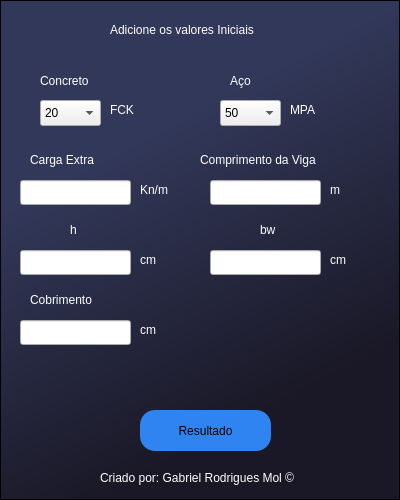
<?xml version="1.0" encoding="UTF-8"?>
<ui version="4.0">
 <class>Dialog</class>
 <widget class="QDialog" name="Dialog">
  <property name="geometry">
   <rect>
    <x>0</x>
    <y>0</y>
    <width>400</width>
    <height>500</height>
   </rect>
  </property>
  <property name="windowTitle">
   <string>Dialog</string>
  </property>
  <widget class="QWidget" name="bgwidget" native="true">
   <property name="geometry">
    <rect>
     <x>0</x>
     <y>0</y>
     <width>400</width>
     <height>500</height>
    </rect>
   </property>
   <property name="styleSheet">
    <string notr="true">QWidget#bgwidget{
background-color: qlineargradient(spread:pad, x1:0, y1:1, x2:0, y2:0.301, stop:0 rgba(50, 56, 89, 255), stop:1 rgba(26, 24, 38, 255));}</string>
   </property>
   <widget class="QFrame" name="lframe">
    <property name="geometry">
     <rect>
      <x>0</x>
      <y>0</y>
      <width>400</width>
      <height>500</height>
     </rect>
    </property>
    <property name="styleSheet">
     <string notr="true">QWidget#lframe{
background-color: qlineargradient(spread:pad, x1:0, y1:0.426136, x2:0.244, y2:1, stop:0 rgba(50, 56, 89, 255), stop:1 rgba(26, 24, 38, 255));}</string>
    </property>
    <property name="frameShape">
     <enum>QFrame::StyledPanel</enum>
    </property>
    <property name="frameShadow">
     <enum>QFrame::Raised</enum>
    </property>
    <widget class="QComboBox" name="cboxconcreto">
     <property name="geometry">
      <rect>
       <x>40</x>
       <y>100</y>
       <width>61</width>
       <height>26</height>
      </rect>
     </property>
     <property name="styleSheet">
      <string notr="true">font: 12pt &quot;Tahoma&quot;;</string>
     </property>
     <item>
      <property name="text">
       <string>20</string>
      </property>
     </item>
     <item>
      <property name="text">
       <string>25</string>
      </property>
     </item>
     <item>
      <property name="text">
       <string>30</string>
      </property>
     </item>
    </widget>
    <widget class="QLabel" name="PMD_Full_3">
     <property name="geometry">
      <rect>
       <x>110</x>
       <y>20</y>
       <width>191</width>
       <height>20</height>
      </rect>
     </property>
     <property name="styleSheet">
      <string notr="true">font: 12pt &quot;Tahoma&quot;; color: rgb(255, 255, 255)</string>
     </property>
     <property name="text">
      <string>Adicione os valores Iniciais</string>
     </property>
    </widget>
    <widget class="QPushButton" name="bresultado">
     <property name="geometry">
      <rect>
       <x>140</x>
       <y>410</y>
       <width>131</width>
       <height>41</height>
      </rect>
     </property>
     <property name="styleSheet">
      <string notr="true">border-radius:15px;
background-color: rgb(48, 132, 242);
font: 18pt &quot;Tahoma&quot;;</string>
     </property>
     <property name="text">
      <string>Resultado</string>
     </property>
    </widget>
    <widget class="QLabel" name="PMD_Full_4">
     <property name="geometry">
      <rect>
       <x>100</x>
       <y>470</y>
       <width>210</width>
       <height>16</height>
      </rect>
     </property>
     <property name="styleSheet">
      <string notr="true">font: 10pt &quot;Tahoma&quot;; color: rgb(255, 255, 255)</string>
     </property>
     <property name="text">
      <string>Criado por: Gabriel Rodrigues Mol ©</string>
     </property>
    </widget>
    <widget class="QLabel" name="label">
     <property name="geometry">
      <rect>
       <x>40</x>
       <y>70</y>
       <width>66</width>
       <height>21</height>
      </rect>
     </property>
     <property name="styleSheet">
      <string notr="true">font: 13pt &quot;Tahoma&quot;;color:rgb(255, 255, 255)</string>
     </property>
     <property name="text">
      <string>Concreto</string>
     </property>
    </widget>
    <widget class="QLabel" name="label_2">
     <property name="geometry">
      <rect>
       <x>110</x>
       <y>100</y>
       <width>27</width>
       <height>20</height>
      </rect>
     </property>
     <property name="styleSheet">
      <string notr="true">font: 12pt &quot;Tahoma&quot;;color:rgb(255, 255, 255)</string>
     </property>
     <property name="text">
      <string>FCK</string>
     </property>
    </widget>
    <widget class="QLabel" name="label_3">
     <property name="geometry">
      <rect>
       <x>230</x>
       <y>70</y>
       <width>28</width>
       <height>21</height>
      </rect>
     </property>
     <property name="styleSheet">
      <string notr="true">font: 13pt &quot;Tahoma&quot;;color:rgb(255, 255, 255)</string>
     </property>
     <property name="text">
      <string>Aço</string>
     </property>
    </widget>
    <widget class="QLabel" name="label_4">
     <property name="geometry">
      <rect>
       <x>290</x>
       <y>100</y>
       <width>32</width>
       <height>20</height>
      </rect>
     </property>
     <property name="styleSheet">
      <string notr="true">font: 12pt &quot;Tahoma&quot;;color:rgb(255, 255, 255)</string>
     </property>
     <property name="text">
      <string>MPA</string>
     </property>
    </widget>
    <widget class="QComboBox" name="cboxaco">
     <property name="geometry">
      <rect>
       <x>220</x>
       <y>100</y>
       <width>61</width>
       <height>26</height>
      </rect>
     </property>
     <property name="styleSheet">
      <string notr="true">font: 12pt &quot;Tahoma&quot;;</string>
     </property>
     <item>
      <property name="text">
       <string>50</string>
      </property>
     </item>
     <item>
      <property name="text">
       <string>60</string>
      </property>
     </item>
    </widget>
    <widget class="QLabel" name="label_5">
     <property name="geometry">
      <rect>
       <x>30</x>
       <y>150</y>
       <width>91</width>
       <height>20</height>
      </rect>
     </property>
     <property name="styleSheet">
      <string notr="true">font: 12pt &quot;Tahoma&quot;;color:rgb(255, 255, 255)</string>
     </property>
     <property name="text">
      <string>Carga Extra</string>
     </property>
    </widget>
    <widget class="QLineEdit" name="cargaextra">
     <property name="geometry">
      <rect>
       <x>20</x>
       <y>180</y>
       <width>111</width>
       <height>25</height>
      </rect>
     </property>
     <property name="styleSheet">
      <string notr="true">font: 12pt &quot;Tahoma&quot;;</string>
     </property>
    </widget>
    <widget class="QLabel" name="label_6">
     <property name="geometry">
      <rect>
       <x>140</x>
       <y>180</y>
       <width>38</width>
       <height>20</height>
      </rect>
     </property>
     <property name="styleSheet">
      <string notr="true">font: 12pt &quot;Tahoma&quot;;color:rgb(255, 255, 255)</string>
     </property>
     <property name="text">
      <string>Kn/m</string>
     </property>
    </widget>
    <widget class="QLabel" name="label_7">
     <property name="geometry">
      <rect>
       <x>330</x>
       <y>180</y>
       <width>14</width>
       <height>20</height>
      </rect>
     </property>
     <property name="styleSheet">
      <string notr="true">font: 12pt &quot;Tahoma&quot;;color:rgb(255, 255, 255)</string>
     </property>
     <property name="text">
      <string>m</string>
     </property>
    </widget>
    <widget class="QLabel" name="label_8">
     <property name="geometry">
      <rect>
       <x>200</x>
       <y>150</y>
       <width>155</width>
       <height>20</height>
      </rect>
     </property>
     <property name="styleSheet">
      <string notr="true">font: 12pt &quot;Tahoma&quot;;color:rgb(255, 255, 255)</string>
     </property>
     <property name="text">
      <string>Comprimento da Viga</string>
     </property>
    </widget>
    <widget class="QLabel" name="label_17">
     <property name="geometry">
      <rect>
       <x>140</x>
       <y>250</y>
       <width>21</width>
       <height>20</height>
      </rect>
     </property>
     <property name="styleSheet">
      <string notr="true">font: 12pt &quot;Tahoma&quot;;color:rgb(255, 255, 255)</string>
     </property>
     <property name="text">
      <string>cm</string>
     </property>
    </widget>
    <widget class="QLabel" name="label_18">
     <property name="geometry">
      <rect>
       <x>70</x>
       <y>220</y>
       <width>9</width>
       <height>20</height>
      </rect>
     </property>
     <property name="styleSheet">
      <string notr="true">font: 12pt &quot;Tahoma&quot;;color:rgb(255, 255, 255)</string>
     </property>
     <property name="text">
      <string>h</string>
     </property>
    </widget>
    <widget class="QLabel" name="label_19">
     <property name="geometry">
      <rect>
       <x>330</x>
       <y>250</y>
       <width>21</width>
       <height>20</height>
      </rect>
     </property>
     <property name="styleSheet">
      <string notr="true">font: 12pt &quot;Tahoma&quot;;color:rgb(255, 255, 255)</string>
     </property>
     <property name="text">
      <string>cm</string>
     </property>
    </widget>
    <widget class="QLabel" name="label_20">
     <property name="geometry">
      <rect>
       <x>260</x>
       <y>220</y>
       <width>21</width>
       <height>20</height>
      </rect>
     </property>
     <property name="styleSheet">
      <string notr="true">font: 12pt &quot;Tahoma&quot;;color:rgb(255, 255, 255)</string>
     </property>
     <property name="text">
      <string>bw</string>
     </property>
    </widget>
    <widget class="QLineEdit" name="hviga">
     <property name="geometry">
      <rect>
       <x>20</x>
       <y>250</y>
       <width>111</width>
       <height>25</height>
      </rect>
     </property>
     <property name="styleSheet">
      <string notr="true">font: 12pt &quot;Tahoma&quot;;</string>
     </property>
    </widget>
    <widget class="QLineEdit" name="comprimentoviga">
     <property name="geometry">
      <rect>
       <x>210</x>
       <y>180</y>
       <width>111</width>
       <height>25</height>
      </rect>
     </property>
     <property name="styleSheet">
      <string notr="true">font: 12pt &quot;Tahoma&quot;;</string>
     </property>
    </widget>
    <widget class="QLineEdit" name="bwviga">
     <property name="geometry">
      <rect>
       <x>210</x>
       <y>250</y>
       <width>111</width>
       <height>25</height>
      </rect>
     </property>
     <property name="styleSheet">
      <string notr="true">font: 12pt &quot;Tahoma&quot;;</string>
     </property>
    </widget>
    <widget class="QLabel" name="label_21">
     <property name="geometry">
      <rect>
       <x>140</x>
       <y>320</y>
       <width>21</width>
       <height>20</height>
      </rect>
     </property>
     <property name="styleSheet">
      <string notr="true">font: 12pt &quot;Tahoma&quot;;color:rgb(255, 255, 255)</string>
     </property>
     <property name="text">
      <string>cm</string>
     </property>
    </widget>
    <widget class="QLabel" name="label_22">
     <property name="geometry">
      <rect>
       <x>30</x>
       <y>290</y>
       <width>83</width>
       <height>20</height>
      </rect>
     </property>
     <property name="styleSheet">
      <string notr="true">font: 12pt &quot;Tahoma&quot;;color:rgb(255, 255, 255)</string>
     </property>
     <property name="text">
      <string>Cobrimento</string>
     </property>
    </widget>
    <widget class="QLineEdit" name="cobrimento">
     <property name="geometry">
      <rect>
       <x>20</x>
       <y>320</y>
       <width>111</width>
       <height>25</height>
      </rect>
     </property>
     <property name="styleSheet">
      <string notr="true">font: 12pt &quot;Tahoma&quot;;</string>
     </property>
    </widget>
    <widget class="QLabel" name="resultado">
     <property name="geometry">
      <rect>
       <x>70</x>
       <y>370</y>
       <width>271</width>
       <height>31</height>
      </rect>
     </property>
     <property name="layoutDirection">
      <enum>Qt::LeftToRight</enum>
     </property>
     <property name="styleSheet">
      <string notr="true">font: 16pt &quot;Tahoma&quot;; color:rgb(133, 217, 130)</string>
     </property>
     <property name="text">
      <string/>
     </property>
     <property name="alignment">
      <set>Qt::AlignCenter</set>
     </property>
    </widget>
    <widget class="QLabel" name="error">
     <property name="geometry">
      <rect>
       <x>180</x>
       <y>310</y>
       <width>191</width>
       <height>31</height>
      </rect>
     </property>
     <property name="layoutDirection">
      <enum>Qt::LeftToRight</enum>
     </property>
     <property name="styleSheet">
      <string notr="true">font: 11pt &quot;Tahoma&quot;; color:rgb(170, 0, 0)</string>
     </property>
     <property name="text">
      <string/>
     </property>
     <property name="alignment">
      <set>Qt::AlignCenter</set>
     </property>
    </widget>
   </widget>
  </widget>
 </widget>
 <resources/>
 <connections/>
</ui>
